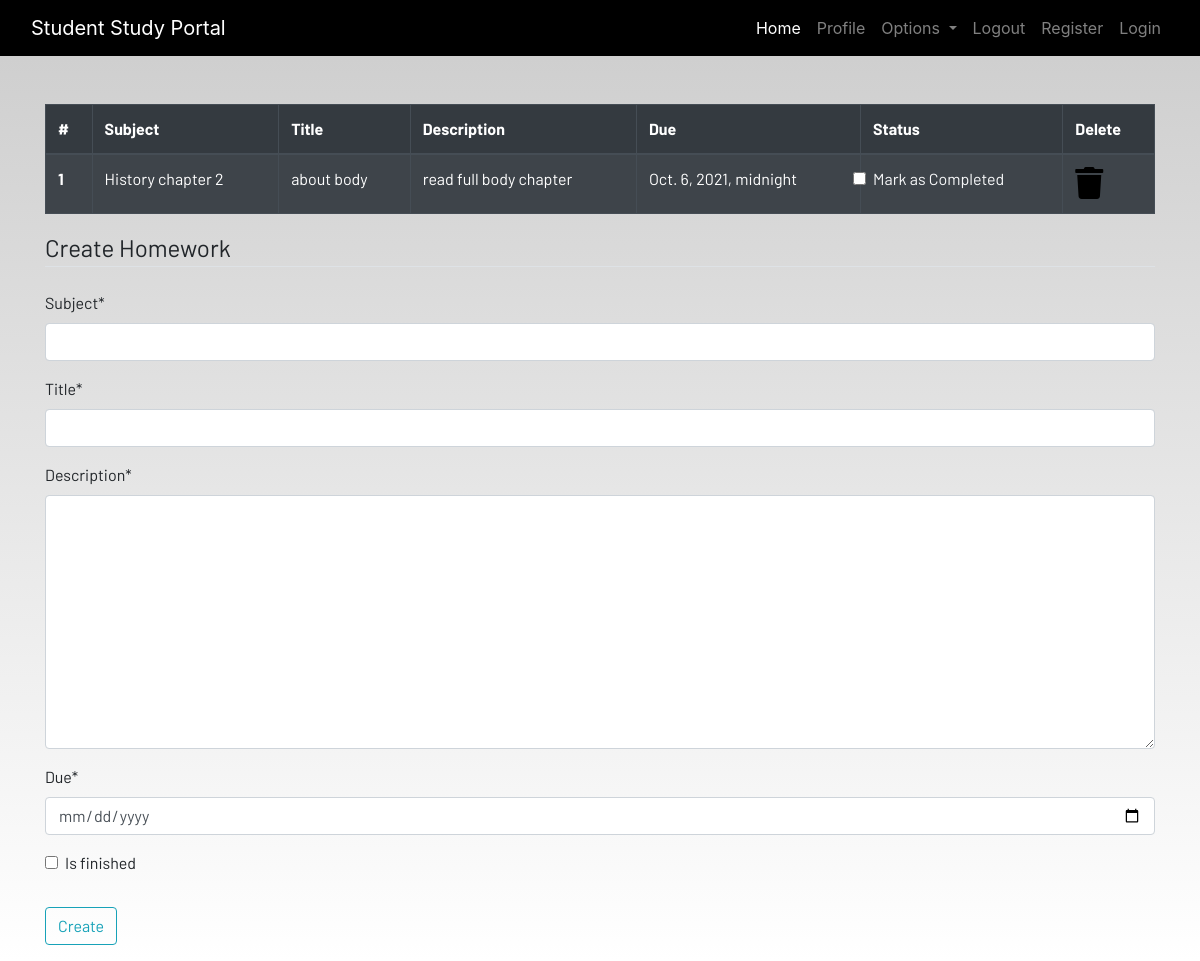
The page /homework (signed in) on the database its author committed.
### dashboard/models.py (models this page shows, shortened)
class Homework(models.Model):
    user = models.ForeignKey(User,on_delete=models.CASCADE)
    title = models.CharField(max_length=100)
    subject = models.CharField(max_length=100)
    description = models.TextField()
    due = models.DateTimeField()
    is_finished = models.BooleanField(default=False)

### dashboard/views.py (the view)
# urls.py: path('homework',views.homework,name='homework'),
@login_required
def homework(request):
    if request.method == 'POST':
        form = HomeworkForm(request.POST)
        if form.is_valid():
            try:
                finished =request.POST['is_finished']
                if finished == 'on':
                    finished = True
                else:
                    finished = False
            except:
                finished = False
            homeworks = Homework (
                user =request.user,
                subject = request.POST['subject'],
                title = request.POST['title'],
                description = request.POST['description'],
                due = request.POST['due'],
                is_finished = finished
            )
            homeworks.save()
            messages.success(request,f"homework added form{request.user.username}!!")
    else:
        form = HomeworkForm()
    homework = Homework.objects.filter(user=request.user)
    if len(homework) == 0:
        homework_done =True
    else:
        homework_done =False
    context = {'homeworks':homework,'homework_done':homework_done,
    'form':form
    }
    return render(request,'dashboard/homework.html',context)

### dashboard/forms.py
class HomeworkForm(forms.ModelForm):
    class Meta:
        model = Homework
        widgets = {'due':DateInput()}
        fields = ['subject','title','description','due','is_finished']

### dashboard/templates/dashboard/homework.html (shortened to what this page needs)
{% extends 'dashboard/base.html' %}
{% load crispy_forms_tags%}
{% load static %}
{% block content %}
<div class="container">
    {% if not homework_done%}
    <table class="table table-striped table-bordered table-hover table-dark">
        <thead>
            <tr>
                <th scope="col">#</th>
                <th scope="col">Subject</th>
                <th scope="col">Title</th>
                <th scope="col">Description</th>
                <th scope="col">Due</th>
                <th scope="col">Status</th>
                <th scope="col">Delete</th>
            </tr>
        </thead>
        <tbody>
            {% for homework in homeworks%}
            <tr>
                <th scope="row">1</th>
                <td>{{homework.subject}}</td>
                <td>{{homework.title}}</td>
                <td>{{homework.description}}</td>
                <td>{{homework.due}}</td>
                <td>
                    <a href="{% url 'update-homework' homework.id%}">
                        {% if homework.is_finished == True%}
                        <div class="form-check">
                            <input class="form-check-input" type="checkbox" value="" checked>
                            {% else%}
                            <input class="form-check-input" type="checkbox" value="">
                            {% endif%}
                            <label class="form-check-label text-light" for="flexCheckDefault">
                                Mark as Completed
                            </label>
                        </div>
                <td><a href="{% url 'delete-homework' homework.id %}"><i class="fa fa-trash fa-2x"></i></a></td>
            {% endfor%}
    {% else%}
    <h4>All homeworks are completed!! Create to have more!!</h4>
    {% endif%}
<div class=" container">
    <form method="POST">
        <fieldset class="form-group">
            <legend class="border-bottom mb-4">Create Homework</legend>
            {{form|crispy}}
        </fieldset>
        <div class="form-group">
            <button href="" class="btn btn-outline-info" type="submit">
                Create
            </button>
        </div>
    </form>
</div>
{% endblock content %}

### static/css/main.css (style rules this page uses)
html { scroll-behavior: smooth; height: 100%; width: 100%; }
a { text-decoration: none !important; color: black; }
html, body { max-width: 100%; overflow-x: hidden; height: 100%; width: 100%; }
body { background: linear-gradient(rgba(0, 0, 0, 0.2), rgba(255, 255, 255, 0.5)); overflow-x: hidden; background-repeat: no-repeat; }
.fa { color: black; }

### rows shown on the page
Homework: subject "History chapter 2", title "about body", description "read full body chapter", due "Oct. 6, 2021, midnight"
